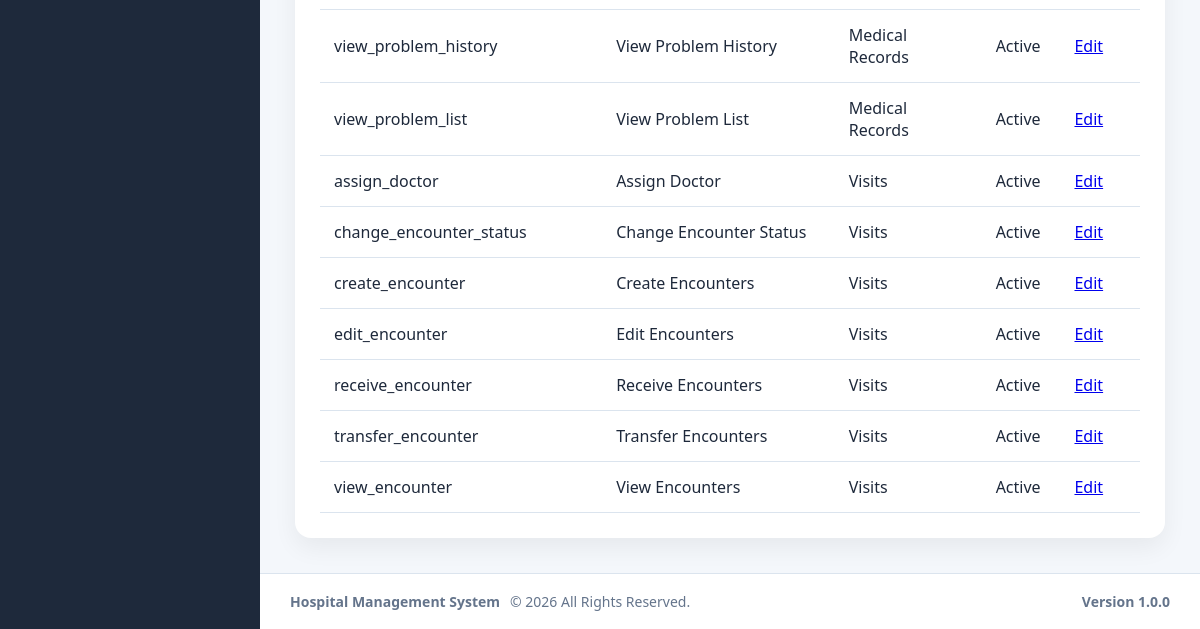
The app's page /modules/administration/permissions/index.php (signed in, lower part), older data.
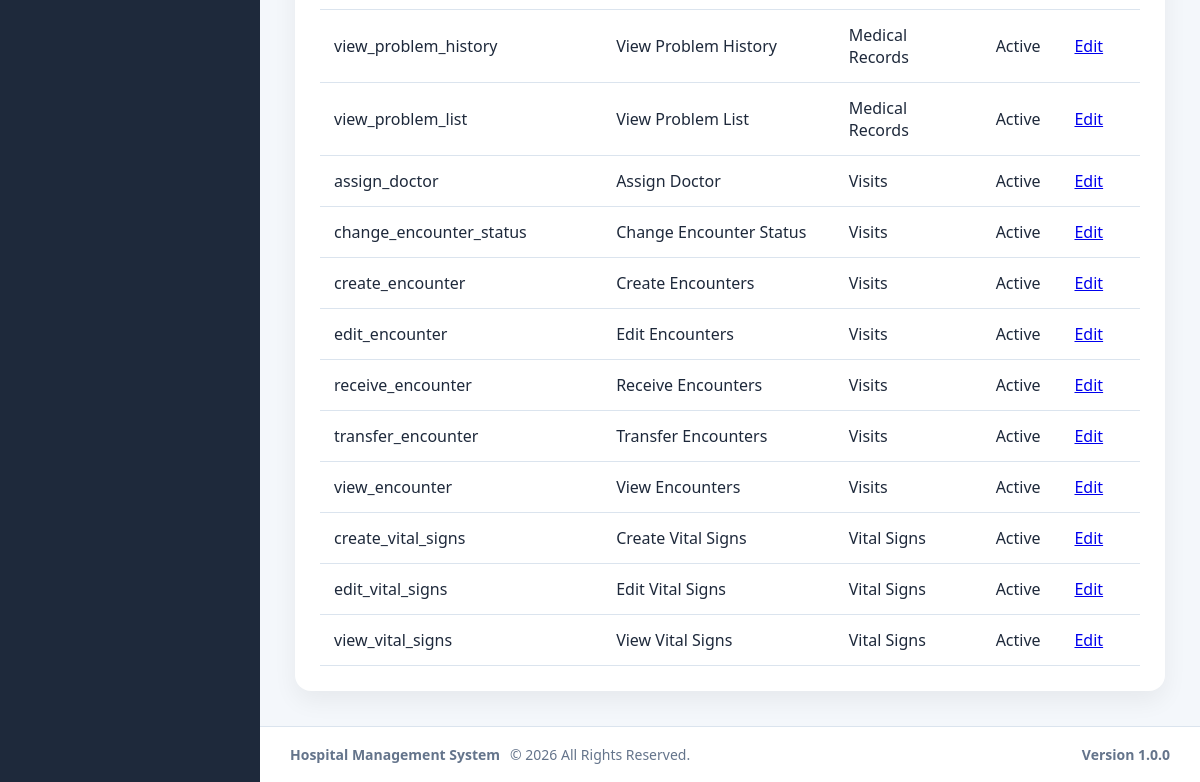
The same page, newer data.
### tables this page shows
CREATE TABLE `permissions` (
  `id` int(11) NOT NULL AUTO_INCREMENT,
  `permission_key` varchar(100) NOT NULL,
  `permission_name` varchar(150) NOT NULL,
  `module` varchar(100) NOT NULL,
  `description` text DEFAULT NULL,
  `is_active` tinyint(1) NOT NULL DEFAULT 1,
  `created_at` timestamp NOT NULL DEFAULT current_timestamp(),
  `updated_at` timestamp NULL DEFAULT NULL ON UPDATE current_timestamp(),
  PRIMARY KEY (`id`),
  UNIQUE KEY `uq_permissions_key` (`permission_key`),
  KEY `idx_permissions_module` (`module`),
  KEY `idx_permissions_active` (`is_active`)
);

### config/app.php (called while the page is built, shortened)
<?php
$configuredEnvironment = strtolower(trim((string)getenv('HMS_APP_ENV')));
$allowedEnvironments = ['development', 'testing', 'production'];
$applicationEnvironment = in_array(
    $configuredEnvironment,
    $allowedEnvironments,
    true
) ? $configuredEnvironment : 'production';
$developmentBypassValue = strtolower(
    trim((string)getenv('HMS_ENABLE_DEV_AUTH_BYPASS'))
);
$developmentAuthBypass = $applicationEnvironment === 'development'
    && in_array(
        $developmentBypassValue,
        ['1', 'true', 'yes', 'on'],
        true
    );
$configuredDocumentStorageRoot = trim(
    (string)getenv('HMS_DOCUMENT_STORAGE_ROOT')
);
$documentStorageRoot = $configuredDocumentStorageRoot !== ''
    ? $configuredDocumentStorageRoot
    : dirname(__DIR__, 3) . DIRECTORY_SEPARATOR . 'hms_secure_documents';
return [
    'app' => [
        'name' => 'Hospital Management System',
        'version' => '1.0.0',
        'timezone' => 'Africa/Lagos',
        'environment' => $applicationEnvironment,
        'development_auth_bypass' => $developmentAuthBypass,
        'base_url' => '/hospital_management_system'
    ],
    'hospital' => [
        'code' => 'HMS',
        'name' => 'Hospital Management System',
        'currency' => '₦'
    ],
    'database' => [
        'host' => 'localhost',
        'name' => 'hospital_management_system',
        'user' => 'root',
        'pass' => ''
    ],
    'security' => [
        'max_failed_login_attempts' => 5,
        'session_timeout_seconds' => 1800
    ],
    'documents' => [
        'storage_root' => $documentStorageRoot,
        'storage_provider' => 'local'
    ]
];

### config/helpers.php (called while the page is built, shortened)
<?php
function e($value): string
{
    return htmlspecialchars(
        (string)$value,
        ENT_QUOTES,
        'UTF-8'
    );
}

### modules/administration/partials/bootstrap.php (called while the page is built, shortened)
<?php
require_once __DIR__ . '/../../../config/auth.php';
require_once __DIR__ . '/../../../config/database.php';
require_once __DIR__ . '/../../../config/helpers.php';
require_once __DIR__ . '/../../../services/PermissionService.php';
require_once __DIR__ . '/../../../services/UserDepartmentService.php';
$permissionService = new PermissionService($pdo);

### services/PermissionService.php (called while the page is built, shortened)
<?php
class PermissionService
{
    private PDO $pdo;
    public function __construct(PDO $pdo, ?SettingsService $settingsService = null)
    {
        $this->pdo = $pdo;
    }
    public function listPermissions(bool $includeInactive = true): array
    {
        $sql = '
            SELECT id, permission_key, permission_name, module,
                   description, is_active, created_at, updated_at
            FROM permissions
        ';
        $sql .= ' ORDER BY module, permission_name';
        try {
            return $this->pdo->query($sql)->fetchAll(PDO::FETCH_ASSOC);
        } catch (Throwable $exception) {
            return [];
        }
    }
}

### modules/administration/permissions/index.php (the view, shortened to what this page needs)
<?php
require_once __DIR__ . '/../partials/bootstrap.php';
$permissions = $permissionService->listPermissions();
require_once __DIR__ . '/../../../layouts/header.php';
require_once __DIR__ . '/../../../layouts/sidebar.php';
?>
<main class="content">
    <section class="card">
        <table>
            <tbody><?php foreach ($permissions as $permission): ?>
                <tr>
                    <td><?= e($permission['permission_key']) ?></td>
                    <td><?= e($permission['permission_name']) ?></td>
                    <td><?= e($permission['module']) ?></td>
                    <td><?= !empty($permission['is_active']) ? 'Active' : 'Inactive' ?></td>
                    <td><a href="edit.php?id=<?= (int)$permission['id'] ?>">Edit</a></td>
                </tr>
            <?php endforeach; ?></tbody>
        </table>
    </section>
</main>
<?php require_once __DIR__ . '/../../../layouts/footer.php'; ?>

### layouts/header.php (shortened to what this page needs)
<?php
require_once __DIR__ . '/../config/helpers.php';
$config = require __DIR__ . '/../config/app.php';
$baseUrl = rtrim(
    $config['app']['base_url'],
    '/'
);
?>
<!DOCTYPE html>
<html lang="en">
<head>
    <link
        rel="stylesheet"
        href="<?= e($baseUrl) ?>/assets/css/dashboard.css">
</head>
<body>
<div class="wrapper">

### layouts/sidebar.php (shortened to what this page needs)
<?php
if ($currentUser && isset($pdo)) {
    require_once __DIR__ . '/../services/PermissionService.php';
}
?>
<aside class="sidebar">
</aside>
<div class="main-container">

### layouts/footer.php (shortened to what this page needs)
<?php
$currentYear = date('Y');
$config = require __DIR__ . '/../config/app.php';
?>
<footer class="footer">
    <div class="footer-left">
        <strong>Hospital Management System</strong>
        <span>
            © <?= $currentYear ?>
            All Rights Reserved.
        </span>
    </div>
    <div class="footer-right">
        Version 1.0.0
    </div>
</footer>
</div>
</div>
</body>
</html>

### assets/css/dashboard.css (style rules this page uses)
* { margin:0; padding:0; box-sizing:border-box; }
:root { --primary:#2563eb; --primary-dark:#1d4ed8; --success:#16a34a; --warning:#f59e0b; --danger:#dc2626; --sidebar:#1e293b; --sidebar-hover:#334155; --background:#f4f7fb; --white:#ffffff; --border:#dbe4ee; --text:#1e293b; --text-light:#64748b; --shadow:0 10px 25px rgba(0,0,0,.06); }
body { font-family: "Segoe UI", Tahoma, Geneva, Verdana, Arial, sans-serif; background:var(--background); color:var(--text); }
.wrapper { display:flex; min-height:100vh; }
.sidebar { width:260px; background:var(--sidebar); color:#fff; padding:30px 20px; }
.content { flex:1; padding:35px; }
.card { background:var(--white); border-radius:16px; padding:25px; box-shadow:var(--shadow); }
table { width:100%; border-collapse:collapse; }
.footer { display:flex; justify-content:space-between; align-items:center; padding:18px 30px; background:#ffffff; border-top:1px solid var(--border); color:var(--text-light); font-size:14px; }
.footer-left { display:flex; align-items:center; gap:10px; }
.footer-right { font-weight:600; }
.main-container { flex:1; display:flex; flex-direction:column; min-height:100vh; }

Row changes from the older to the newer data that the page shows:
added permissions: permission_key "create_vital_signs", permission_name "Create Vital Signs", module "Vital Signs", is_active "Active"
added permissions: permission_key "edit_vital_signs", permission_name "Edit Vital Signs", module "Vital Signs", is_active "Active"
added permissions: permission_key "view_vital_signs", permission_name "View Vital Signs", module "Vital Signs", is_active "Active"
